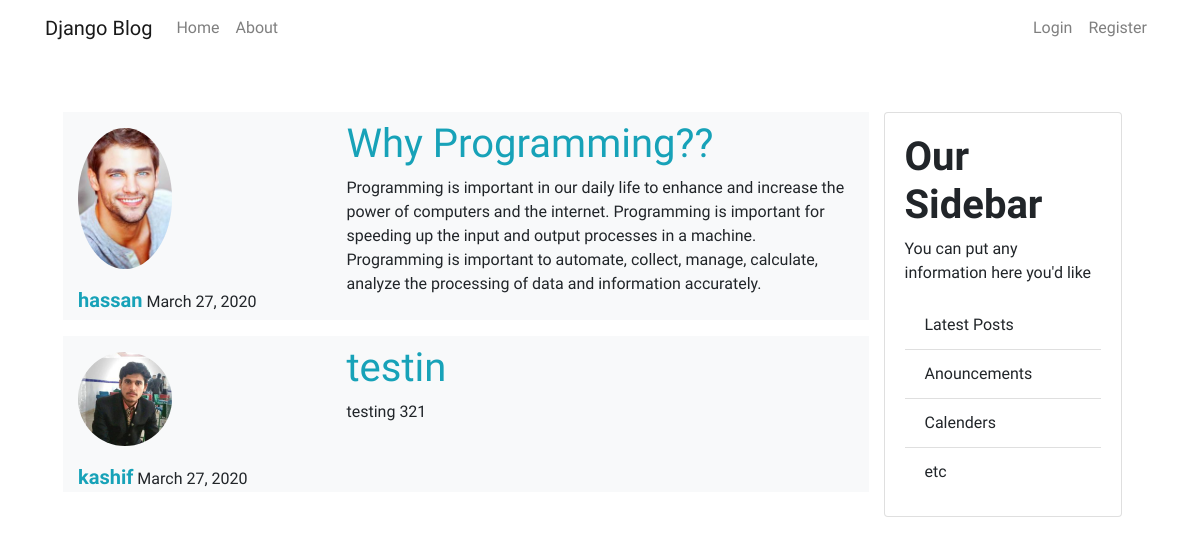
/, run on an earlier commit of the app's database.
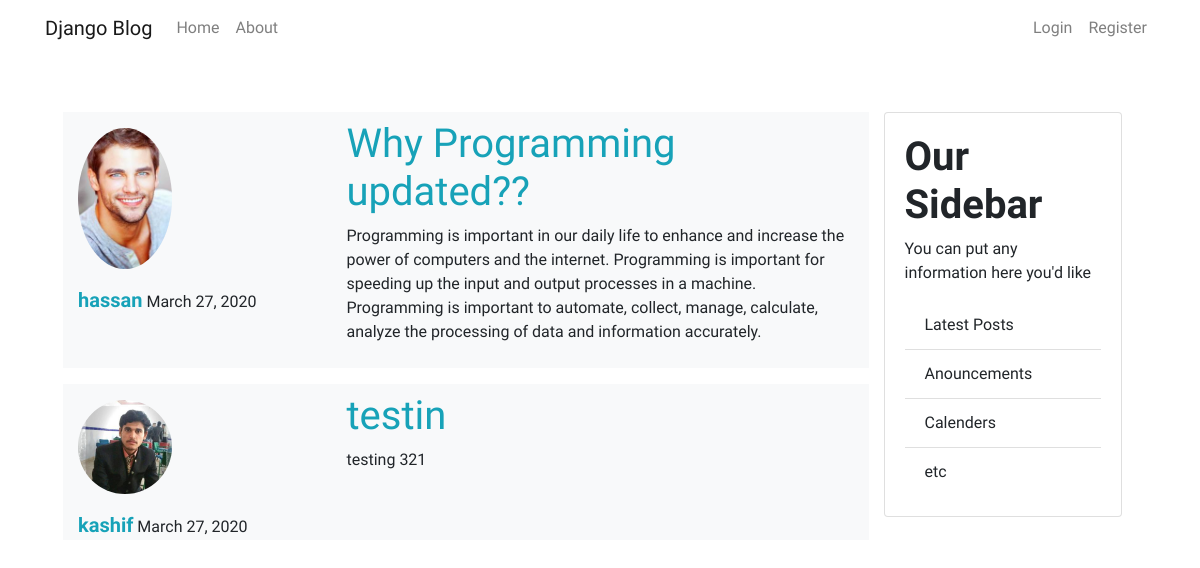
And on a later commit of the database.
### blog/models.py (models this page shows, shortened)
class Post(models.Model):
    title = models.CharField(max_length=200)
    content = models.TextField()
    date_posted = models.DateTimeField(default=timezone.now)
    author      = models.ForeignKey(User,on_delete=models.CASCADE)

### users/models.py (models this page shows, shortened)
class Profile(models.Model):
    user  = models.OneToOneField(User,on_delete=models.CASCADE)
    image = models.ImageField(default='azadari.png', upload_to='profile_pics')

### blog/views.py (the view)
# urls.py: path('',PostListView.as_view(), name="blog-home"),
class PostListView(ListView):
    model = Post
    template_name = 'blog/home.html' #app/model_viewtype.html like blog/post_list.html
    context_object_name = 'posts'
    ordering = ['-date_posted']
    paginate_by = 2

### blog/templates/blog/home.html (shortened to what this page needs)
{% extends 'blog/base.html' %}
{% block content %}
  {% for post in posts %}
    <div class="bg-light mt-3 row" >
      <div class="col-12 col-sm-4 col-md-4 col-lg-4 mt-3" >
          <img src="{{post.author.profile.image.url }}" alt="" class="img-fluid rounded-circle" width="94" height="66">
          <div class="mt-3">
            <strong class="text-info " >{{ post.author }}</strong>  {{ post.date_posted|date:'F d, Y' }}
          </div>
      </div>
      <div class=" pb-2 pt-2 col-12 col-sm-8 col-md-8 col-lg-8">
        <h1><a class="text-info text-lg" href="{% url 'post-detail' post.id %}">{{ post.title }}</a></h1>
        <p>{{post.content}}</p>
      </div>
    </div>
  {% endfor %}
{% endblock content %}

### blog/templates/blog/base.html (shortened to what this page needs)
{% load static %}
<!DOCTYPE html>
<html lang="en">
<head>
  <link rel="stylesheet" type="text/css" href="{% static 'blog/css/bootstrap.min.css' %}">
  <link rel="stylesheet" type="text/css" href="{% static 'blog/css/style.css'%}">
</head>
<body>
  <div class="container-fluid">
    <header>
      <nav class="navbar navbar-expand-lg fixed-top  navbar-light " >
        <div class="container">
          <a href="#" class="navbar-brand">Django Blog</a>
        <div class="collapse navbar-collapse"  id="navBar" >
          <ul class="navbar-nav mr-auto">
            <li class="nav-item">
              <a href="{% url 'blog-home' %}" class="nav-link">Home</a>
            </li>
            <li class="nav-item">
              <a href="{% url 'blog-about' %}" class="nav-link">About</a>
            </li>
          </ul>
          <div class="form-inline navbar-nav  my-lg-0">
            {% if user.is_authenticated  %}
              <li class="nav-item">
                <a href="{% url 'profile' %}" class="nav-link">Profile</a>
              </li>
              <li class="nav-item">
                <a href="{% url 'post-create' %}" class="nav-link">Create Post</a>
              </li>
              <li class="nav-item">
                <a href="{% url 'logout' %}" class="nav-link">Logout</a>
              </li>
            {%else%}
              <li class="nav-item">
                <a href="{%  url 'login' %}" class="nav-link">Login</a>
              </li>
              <li class="nav-item">
                <a href="{% url 'register' %}" class="nav-link" >Register</a>
              </li>
            {%endif%}
          </div>
        </div>
        </div>
      </nav>
    </header>
    <div class="container mt-5 p-5"  >
      <div class="row">
        <div class="col-12 col-sm-9 col-md-9 col-lg-9 col-xl-9 ">
          {% block content %} {% endblock content %}
        </div>
        <div class="col-12 col-sm-3 col-md-3 col-lg-3 col-xl-3">
          <div class="card mt-3">
            <div class="card-body">
              <h1 class="font-weight-bold">Our Sidebar</h1>
              <p>You can put any information here you'd like</p>
              <ul class="list-group list-group-flush" >
                <li class="list-group-item" >Latest Posts</li>
                <li class="list-group-item" >Anouncements</li>
                <li class="list-group-item" >Calenders</li>
                <li class="list-group-item" >etc</li>
              </ul>
            </div>
          </div>
        </div>
      </div>
    </div>
  </div>
</body>
</html>

### blog/static/blog/css/style.css (style rules this page uses)
body { font-family: 'Barlow Condensed', sans-serif; background-color:white; }
strong { font-size: 20px; }
img { margin-right: 12px; }

What changed in the data, as far as the page shows it:
changed Post "hassan": title "Why Programming??" → "Why Programming updated??"
